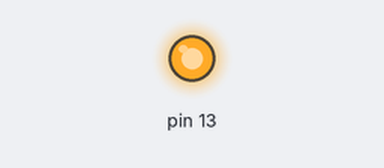
The sketch below on a simulated Arduino Uno, built with avr-gcc and run on an emulated ATmega328P. On the bench: output pins drawn as LEDs (lit = HIGH). At 0.0 s the program stops and its outputs stay as they are.

Above: at 0.1 s.
Timing chart, 0 to 1.5 s (numbered marks = the images above):
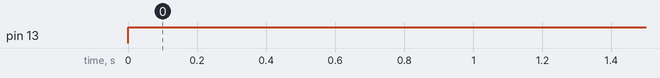

The sketch:

avr_question.ino
```cpp
#include <avr/io.h>

int main (void)
{
    int a0 = 0;
    int a1 = 1;
    int a2 = 1;
    int a3 = 0;
    int c = 1;
    int d = 0;
    int result = ((!c & !d) & a0) | ((!c & d) & a1) | ((c & !d) & a2) | (( c & d) & a3);
    DDRB |= ((1 << DDB5));
    PORTB = ((result <<  PB5));
  }
```

Measured:
- by itself, pin 13: LOW → HIGH at 0.00 s
